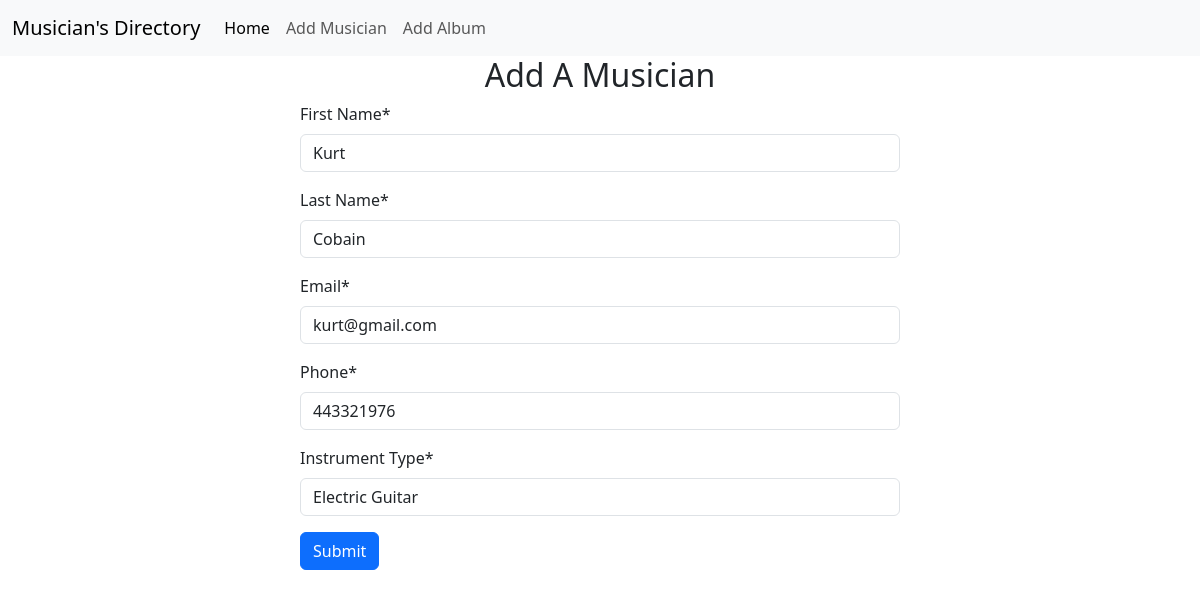
/musician/edit/9, run on the app's committed database.
### Musician/models.py (models this page shows, shortened)
class Musician(models.Model):
    First_Name=models.CharField(max_length=35)
    Last_Name=models.CharField(max_length=35)
    Email=models.EmailField()
    Phone=models.CharField(max_length=15)
    Instrument_Type=models.CharField(max_length=30)

### Musician/views.py (the view)
# urls.py: path('edit/<int:id>',views.edit_musician,name="EditMusician"),
def edit_musician(request,id):
    musician=Musician.objects.get(pk=id)
    form=MusicianForm(instance=musician)
    if request.method=='POST':
        form=MusicianForm(request.POST,instance=musician)
        if form.is_valid():
            print(form.cleaned_data)
            form.save()
            return redirect("HomePage")
    return render(request,'musician_form.html',{'form':form})

### Musician/forms.py
class MusicianForm(forms.ModelForm):
    class Meta:
        model=Musician
        fields='__all__'

### Musician/templates/musician_form.html (shortened to what this page needs)
{% extends 'base.html' %}
{% block content %}
{% load crispy_forms_tags %}
<h2 class="text-center">Add A Musician</h2>
<form method="post" class="m-auto w-50">
    {{form|crispy}}
    <input class="btn btn-primary" type="submit" value="Submit">
</form>
{% endblock content %}

### data on the page
Musician: First_Name "Kurt", Last_Name "Cobain", Email "kurt@gmail.com", Phone "443321976", Instrument_Type "Electric Guitar"
